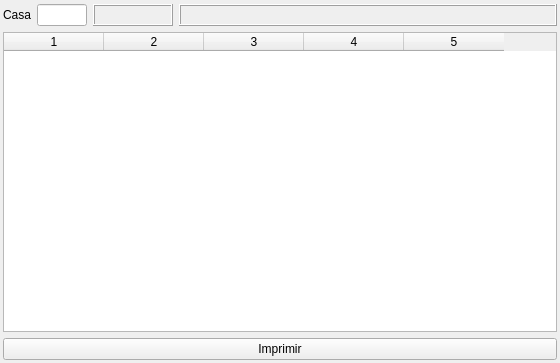
<?xml version="1.0" encoding="UTF-8"?>
<ui version="4.0">
 <class>HomeHistoryWindow</class>
 <widget class="QWidget" name="HomeHistoryWindow">
  <property name="geometry">
   <rect>
    <x>0</x>
    <y>0</y>
    <width>560</width>
    <height>363</height>
   </rect>
  </property>
  <property name="windowTitle">
   <string>Form</string>
  </property>
  <layout class="QVBoxLayout" name="verticalLayout">
   <property name="leftMargin">
    <number>3</number>
   </property>
   <property name="topMargin">
    <number>4</number>
   </property>
   <property name="rightMargin">
    <number>3</number>
   </property>
   <property name="bottomMargin">
    <number>3</number>
   </property>
   <item>
    <layout class="QHBoxLayout" name="horizontalLayout">
     <item>
      <widget class="QLabel" name="label_home0">
       <property name="sizePolicy">
        <sizepolicy hsizetype="Maximum" vsizetype="Preferred">
         <horstretch>0</horstretch>
         <verstretch>0</verstretch>
        </sizepolicy>
       </property>
       <property name="text">
        <string>Casa</string>
       </property>
      </widget>
     </item>
     <item>
      <widget class="QLineEdit" name="lineedit_home">
       <property name="sizePolicy">
        <sizepolicy hsizetype="Maximum" vsizetype="Fixed">
         <horstretch>0</horstretch>
         <verstretch>0</verstretch>
        </sizepolicy>
       </property>
       <property name="maximumSize">
        <size>
         <width>50</width>
         <height>16777215</height>
        </size>
       </property>
      </widget>
     </item>
     <item>
      <widget class="QLabel" name="label_home">
       <property name="sizePolicy">
        <sizepolicy hsizetype="Maximum" vsizetype="Preferred">
         <horstretch>0</horstretch>
         <verstretch>0</verstretch>
        </sizepolicy>
       </property>
       <property name="maximumSize">
        <size>
         <width>80</width>
         <height>16777215</height>
        </size>
       </property>
       <property name="frameShape">
        <enum>QFrame::Box</enum>
       </property>
       <property name="frameShadow">
        <enum>QFrame::Raised</enum>
       </property>
       <property name="text">
        <string/>
       </property>
      </widget>
     </item>
     <item>
      <widget class="QLabel" name="label_owner">
       <property name="frameShape">
        <enum>QFrame::Box</enum>
       </property>
       <property name="frameShadow">
        <enum>QFrame::Raised</enum>
       </property>
       <property name="text">
        <string/>
       </property>
      </widget>
     </item>
    </layout>
   </item>
   <item>
    <widget class="QTableWidget" name="table_history">
     <property name="columnCount">
      <number>5</number>
     </property>
     <column/>
     <column/>
     <column/>
     <column/>
     <column/>
    </widget>
   </item>
   <item>
    <layout class="QHBoxLayout" name="horizontalLayout_2">
     <item>
      <widget class="QPushButton" name="button_print">
       <property name="text">
        <string>Imprimir</string>
       </property>
      </widget>
     </item>
    </layout>
   </item>
  </layout>
 </widget>
 <resources/>
 <connections/>
</ui>
